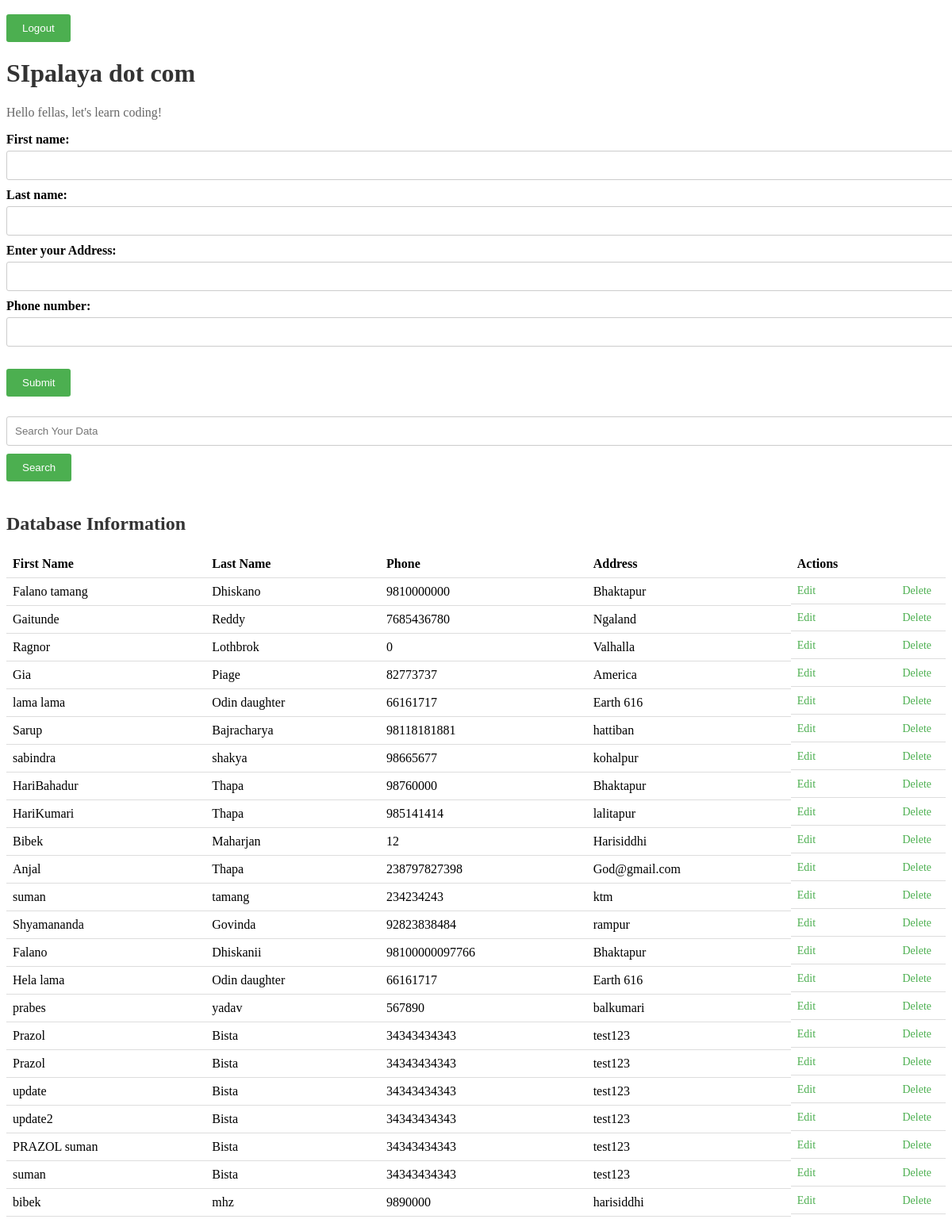
Page /dashboard/ (signed in) on the earlier database version.
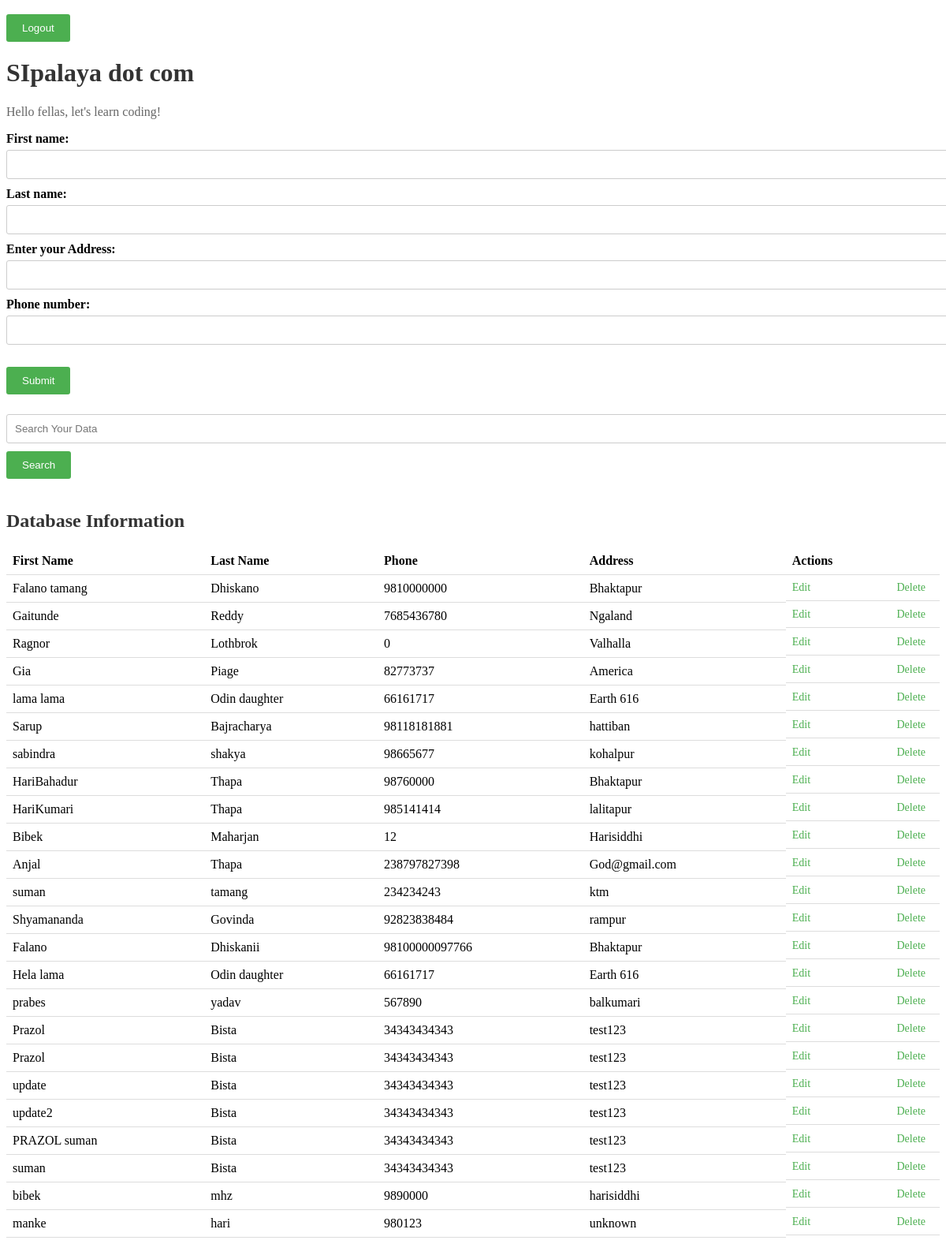
Same page on the later database version.
### Sipalaya/models.py (models this page shows, shortened)
class EmployeeInfo(models.Model):
    first_name = models.CharField(max_length=20)
    last_name = models.CharField(max_length=20)
    Address = models.CharField(max_length=20)
    Phone=models.BigIntegerField()

### Sipalaya/views.py (the view)
# urls.py: path('dashboard/', views.home,name="Dashboard"),
def home(request):
    data = EmployeeInfo.objects.all()
    return render(request,'web/dashboard.html',{'data': data})

### Sipalaya/templates/web/dashboard.html (shortened to what this page needs)
<!DOCTYPE html>
<html lang="en">
<head>
  <body>
</head>
<body>
  {% if user.is_authenticated %}
  <form method="POST" action="{% url 'logout' %}">
    <button type="submit">Logout</button>
</form>
  <h1>SIpalaya dot com</h1>
  <p>Hello fellas, let's learn coding!</p>
  <form method="POST" action="{% url 'submit_form' %}">
    <label for="fname">First name:</label>
    <input type="text" id="first_name" name="fname"><br>
    <label for="lname">Last name:</label>
    <input type="text" id="last_name" name="lname"><br>
    <label for="address">Enter your Address:</label>
    <input type="text" id="address" name="address"><br>
    <label for="phone">Phone number:</label>
    <input type="text" id="phone" name="phone"><br><br>
    <button type="submit">Submit</button>
  </form>
  <form method="get" action="{% url 'search' %}">
    <input type="text" placeholder="Search Your Data" name="query">
    <button type="submit">Search</button>
  </form>
  <h2>Database Information</h2>
  <table>
    <tr>
      <th>First Name</th>
      <th>Last Name</th>
      <th>Phone</th>
      <th>Address</th>
      <th>Actions</th>
    </tr>
    {% for i in data %}
    <tr>
      <td>{{i.first_name}}</td>
      <td>{{i.last_name}}</td>
      <td>{{i.Phone}}</td>
      <td>{{i.Address}}</td>
      <td class="action-links">
        <a class="edit-link" href="{% url 'edit' i.id %}">Edit</a>
        <a class="delete-link" href="{% url 'delete' i.id %}">Delete</a>
      </td>
    </tr>
    {% endfor %}
  </table>
  {% else %}
  <a href="{% url 'login' %}"<h2>please login </h2></a>
  {% endif %}
</body>
</html>

### Sipalaya/templates/web/dashboard.html (style rules this page uses)
.action-links { display: flex; justify-content: space-between; }
.edit-link, .delete-link { color: #4CAF50; text-decoration: none; font-size: 14px; margin-right: 10px; }
h1 { color: #333; }
p { color: #666; }
form { margin-bottom: 20px; }
label { display: block; font-weight: bold; margin-top: 10px; }
input[type="text"] { width: 100%; padding: 10px; border-radius: 3px; border: 1px solid #ccc; margin-top: 5px; }
button[type="submit"] { background-color: #4CAF50; color: #fff; padding: 10px 20px; border: none; border-radius: 3px; cursor: pointer; margin-top: 10px; }
h2 { margin-top: 40px; color: #333; }
table { border-collapse: collapse; width: 100%; margin-top: 20px; }
th, td { text-align: left; padding: 8px; border-bottom: 1px solid #ddd; }

Differences in the rows shown:
added EmployeeInfo: first_name "manke", last_name "hari", Phone "980123", Address "unknown"
